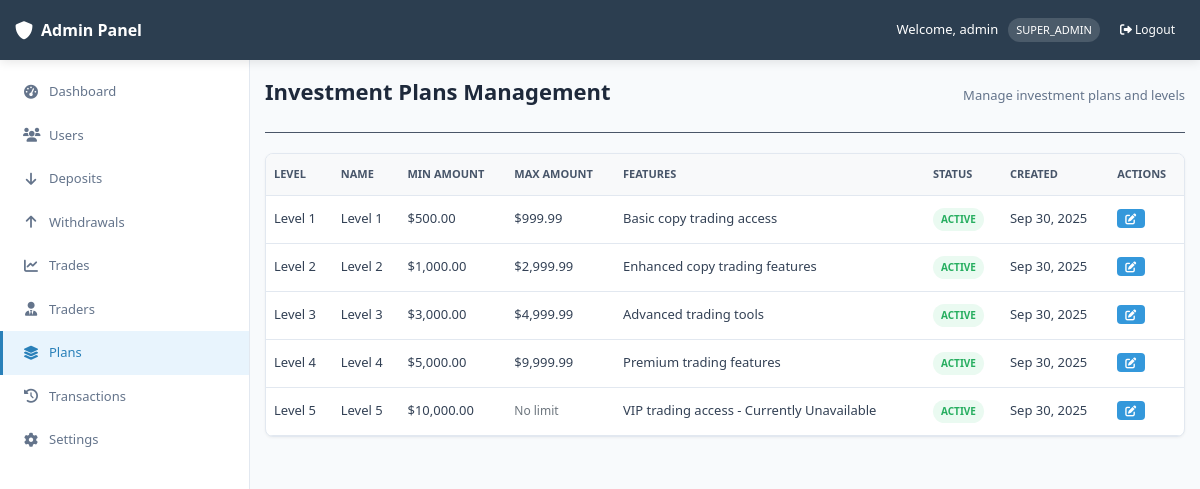
/admin/plans.php (signed in), run on the app's committed database.
### tables this page shows
CREATE TABLE `plans` (
  `id` int(11) NOT NULL AUTO_INCREMENT,
  `name` varchar(50) NOT NULL,
  `level` int(11) NOT NULL,
  `min_amount` decimal(10,2) NOT NULL,
  `max_amount` decimal(10,2) DEFAULT NULL,
  `features` text,
  `status` enum('ACTIVE','INACTIVE') DEFAULT 'ACTIVE',
  `created_at` timestamp NOT NULL DEFAULT CURRENT_TIMESTAMP,
  PRIMARY KEY (`id`)
);

### includes/db.php (called while the page is built, shortened)
<?php
class Database {
    private $host = DB_HOST;
    private $user = DB_USER;
    private $pass = DB_PASS;
    private $dbname = DB_NAME;
    private $pdo;
    public function __construct() {
        $dsn = 'mysql:host=' . $this->host . ';dbname=' . $this->dbname . ';charset=utf8mb4';
        $options = array(
            PDO::ATTR_PERSISTENT => true,
            PDO::ATTR_ERRMODE => PDO::ERRMODE_EXCEPTION,
            PDO::ATTR_DEFAULT_FETCH_MODE => PDO::FETCH_ASSOC
        );
        try {
            $this->pdo = new PDO($dsn, $this->user, $this->pass, $options);
        } catch (PDOException $e) {
            $this->error = $e->getMessage();
            die('Database connection failed: ' . $this->error);
        }
    }
    public function query($query, $params = array()) {
        try {
            $stmt = $this->pdo->prepare($query);
            $stmt->execute($params);
            return $stmt;
        } catch (PDOException $e) {
            throw new Exception($e->getMessage());
        }
    }
    public function select($query, $params = array()) {
        try {
            $stmt = $this->query($query, $params);
            return $stmt->fetchAll();
        } catch (Exception $e) {
            return false;
        }
    }
}
$db = new Database();
?>

### includes/functions.php (called while the page is built, shortened)
<?php
require_once 'db.php';
function format_currency($amount, $currency = 'USD') {
    return '$' . number_format($amount, 2);
}
?>

### admin/plans.php (the view, shortened to what this page needs)
<?php
require_once '../includes/db.php';
require_once '../includes/functions.php';
$admin_username = $_SESSION['admin_username'];
$admin_role = $_SESSION['admin_role'];
try {
    $plans = $db->select("SELECT * FROM plans ORDER BY level ASC");
} catch (Exception $e) {
    $error_message = 'Error loading plans: ' . $e->getMessage();
}
?>
<!DOCTYPE html>
<html lang="en">
<head>
    <link rel="stylesheet" href="../assets/css/style.css">
    <link rel="stylesheet" href="https://cdnjs.cloudflare.com/ajax/libs/font-awesome/6.0.0/css/all.min.css">
</head>
<body>
    <div class="admin-container">
        <header class="admin-header">
            <div class="admin-header-content">
                <div style="display: flex; align-items: center; gap: 10px;">
                    <div class="admin-logo">
                        <i class="fas fa-shield-alt"></i>
                        <span>Admin Panel</span>
                    </div>
                </div>
                <div class="admin-user-info">
                    <span class="admin-welcome">Welcome, <?php echo htmlspecialchars($admin_username); ?></span>
                    <span class="admin-role"><?php echo htmlspecialchars($admin_role); ?></span>
                    <a href="logout.php" class="admin-logout">
                        <i class="fas fa-sign-out-alt"></i>
                        <span class="logout-text">Logout</span>
                    </a>
                </div>
            </div>
        </header>
        <aside class="admin-sidebar" id="adminSidebar">
            <nav class="admin-nav">
                <ul>
                    <li><a href="dashboard.php"><i class="fas fa-tachometer-alt"></i> Dashboard</a></li>
                    <li><a href="users.php"><i class="fas fa-users"></i> Users</a></li>
                    <li><a href="deposits.php"><i class="fas fa-arrow-down"></i> Deposits</a></li>
                    <li><a href="withdrawals.php"><i class="fas fa-arrow-up"></i> Withdrawals</a></li>
                    <li><a href="trades.php"><i class="fas fa-chart-line"></i> Trades</a></li>
                    <li><a href="traders.php"><i class="fas fa-user-tie"></i> Traders</a></li>
                    <li><a href="plans.php" class="active"><i class="fas fa-layer-group"></i> Plans</a></li>
                    <li><a href="transactions.php"><i class="fas fa-history"></i> Transactions</a></li>
                    <li><a href="settings.php"><i class="fas fa-cog"></i> Settings</a></li>
                </ul>
            </nav>
        </aside>
        <main class="admin-main">
            <div class="admin-content">
                <div class="admin-page-header">
                    <h1>Investment Plans Management</h1>
                    <p>Manage investment plans and levels</p>
                </div>
                <div class="admin-table-container">
                    <table class="admin-table">
                        <thead>
                            <tr>
                                <th>Level</th>
                                <th>Name</th>
                                <th>Min Amount</th>
                                <th>Max Amount</th>
                                <th>Features</th>
                                <th>Status</th>
                                <th>Created</th>
                                <th>Actions</th>
                            </tr>
                        </thead>
                        <tbody>
                            <?php if ($plans): ?>
                                <?php foreach ($plans as $plan): ?>
                                    <tr>
                                        <td>Level <?php echo $plan['level']; ?></td>
                                        <td><?php echo htmlspecialchars($plan['name']); ?></td>
                                        <td><?php echo format_currency($plan['min_amount']); ?></td>
                                        <td>
                                            <?php if ($plan['max_amount']): ?>
                                                <?php echo format_currency($plan['max_amount']); ?>
                                            <?php else: ?>
                                                <span class="text-muted">No limit</span>
                                            <?php endif; ?>
                                        </td>
                                        <td>
                                            <?php if ($plan['features']): ?>
                                                <span title="<?php echo htmlspecialchars($plan['features']); ?>">
                                                    <?php echo substr($plan['features'], 0, 50) . (strlen($plan['features']) > 50 ? '...' : ''); ?>
                                                </span>
                                            <?php else: ?>
                                                <span class="text-muted">No features</span>
                                            <?php endif; ?>
                                        </td>
                                        <td>
                                            <span class="status-badge <?php echo strtolower($plan['status']); ?>">
                                                <?php echo $plan['status']; ?>
                                            </span>
                                        </td>
                                        <td><?php echo date('M j, Y', strtotime($plan['created_at'])); ?></td>
                                        <td>
                                            <button class="btn btn-sm btn-primary"
                                                    onclick="editPlan(<?php echo htmlspecialchars(json_encode($plan)); ?>)"
                                                    title="Edit">
                                                <i class="fas fa-edit"></i>
                                            </button>
                                        </td>
                                    </tr>
                                <?php endforeach; ?>
                            <?php endif; ?>
                        </tbody>
                    </table>
                </div>
            </div>
        </main>
    </div>
</body>
</html>

### assets/css/style.css (style rules this page uses)
* { margin: 0; padding: 0; box-sizing: border-box; }
:root { --primary-dark: #2c3e50; --secondary-dark: #34495e; --accent-red: #e74c3c; --accent-blue: #3498db; --accent-green: #27ae60; --accent-yellow: #f39c12; --text-white: #ffffff; --text-light: #bdc3c7; --text-muted: #7f8c8d; --border-color: #4a5568; --card-bg: #3a4a5c; --table-bg: #2a3441; --hover-bg: #4a5568; }
body { font-family: 'Segoe UI', Tahoma, Geneva, Verdana, sans-serif; background-color: var(--primary-dark); color: var(--text-white); line-height: 1.6; overflow-x: hidden; }
h1, h2, h3, h4, h5, h6 { font-weight: 600; margin-bottom: 1rem; }
h1 { font-size: 2.5rem; }
p { margin-bottom: 1rem; color: var(--text-light); }
.btn { display: inline-block; padding: 10px 20px; border: none; border-radius: 5px; cursor: pointer; text-decoration: none; font-size: 0.9rem; font-weight: 500; text-align: center; transition: all 0.3s ease; text-transform: uppercase; letter-spacing: 0.5px; }
.btn-primary { background-color: var(--accent-blue); color: white; }
.text-muted { color: var(--text-muted); }
.btn-sm { padding: 6px 12px; font-size: 0.8rem; }
.status-badge { padding: 4px 8px; border-radius: 12px; font-size: 0.75rem; font-weight: 500; text-transform: uppercase; display: inline-block; }
.status-badge.active { background-color: var(--accent-green); color: white; }
.admin-page-header { margin-bottom: 30px; padding-bottom: 20px; border-bottom: 1px solid var(--border-color); display: flex; justify-content: space-between; align-items: center; flex-wrap: wrap; gap: 15px; }
.admin-page-header h1 { color: var(--text-white); margin: 0; font-size: 1.8rem; }
.admin-page-header p { color: var(--text-muted); margin: 5px 0 0 0; font-size: 0.9rem; }

### data on the page
plans: level "1", name "Level 1", min_amount "$500.00", max_amount "$999.99", features "Basic copy trading access", status "ACTIVE", created_at "Sep 30, 2025"
plans: level "2", name "Level 2", min_amount "$1,000.00", max_amount "$2,999.99", features "Enhanced copy trading features", status "ACTIVE", created_at "Sep 30, 2025"
plans: level "3", name "Level 3", min_amount "$3,000.00", max_amount "$4,999.99", features "Advanced trading tools", status "ACTIVE", created_at "Sep 30, 2025"
plans: level "4", name "Level 4", min_amount "$5,000.00", max_amount "$9,999.99", features "Premium trading features", status "ACTIVE", created_at "Sep 30, 2025"
plans: level "5", name "Level 5", min_amount "$10,000.00", shows "No limit", features "VIP trading access - Currently Unavailable", status "ACTIVE", created_at "Sep 30, 2025"

### other printed values
$admin_username "admin"
$admin_role "SUPER_ADMIN"
